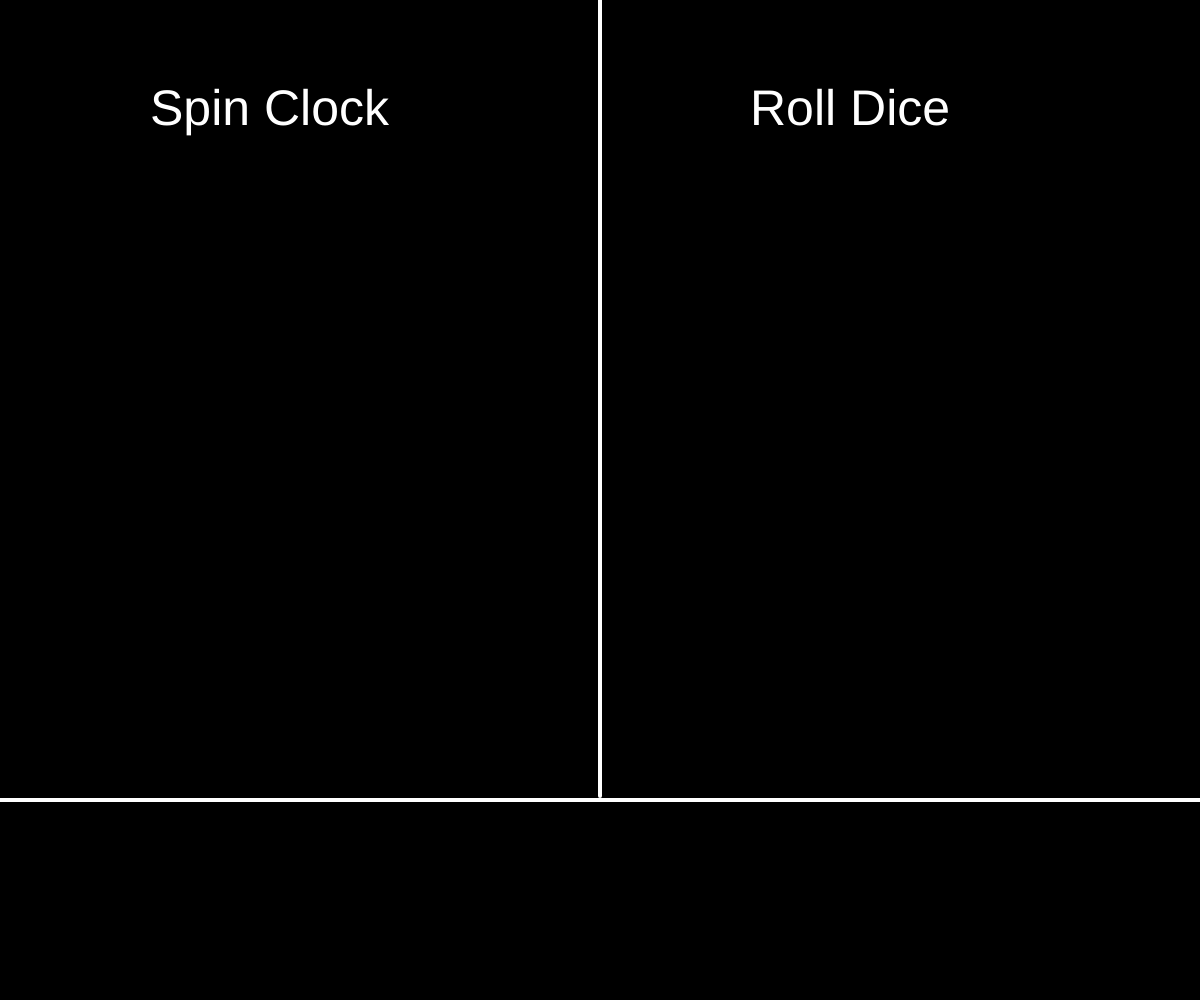
Frame 1 (no input)
Frame 60 (no input): identical to frame 1, image omitted
Frame 120 (the mouse pressed at the canvas centre since frame 60): identical to frame 1, image omitted

The p5.js sketch that drew this single still picture (run headless with seeded random() and noise() and a simulated clock; from frame 60 on, the mouse is pressed at the canvas centre):

// p5.js sketch
// ── sketch.js
var vLine=["Vecna strikes", "Vecna attacks", "Upside-down consumes", "Vecna takes", "Upside-down takes", "Vecna sinks", "Vecna kablooied", "The Upside-down engulfs","The Upside-down consumes","The Upside-down strikes"]
var places=["Wheeler House", "Henderson House", "Trailer Park", "Hawkins High","Video Store","Byers' House", "Lenora Hills High", "Rink-O-Mania", "Surfer Boy Pizza", "Police Station", "County Lane Cafe", "Pennhurst Assylum", "Suzie's House", "Silo Lab", "Yuri's Fish N Fly", "Kamchatka Church", "Russian Prison", "Counselor Kelly's House", "Hawkin's Cemetery", "Lovers' Lake","Hawkins Lab","Creel House"]
var vplace
let cvline
var lc1=255
var lc2=255
var lc3=255
let d61
let d62
//double count
let dc=0
//scroll x
let sx
let dtext
let vtext
function setup() {
  
  createCanvas(windowWidth, windowHeight);
  background(0)
}




function keyPressed(){
 sx=0
  
  if(key==='f'){
    dtext=0 
    
    strokeWeight(4)
    stroke(179, 18, 18)
    fill(0)
    rect(2,windowHeight/5*4,windowWidth-4,windowHeight-4)
    fill(255)
    textSize(windowHeight/25)
    noStroke()
    cvline=random(0,vLine.length)
    vplace=floor(random(1,22))
  vtext=1
    lc1=179
    lc2=18
    lc3=18
    
  }
if(key==='j'){
    vtext=0
    background(0)
    strokeWeight(4)
    stroke(45, 65, 240)
    fill(0)
    rect(2,windowHeight/5*4,windowWidth-4,windowHeight-4)
    fill(255)
    dtext=1
    d61=floor(random(1,6))
    d62 = floor(random(1,6))
    lc1=45
    lc2=65
    lc3=240
    
  }
}

function mouseClicked(){
  sx=0
  if(mouseX<windowWidth/2){
    dtext=0 
    strokeWeight(4)
    stroke(179, 18, 18)
    fill(0)
    rect(2,windowHeight/5*4,windowWidth-4,windowHeight-4)
    fill(255)
    textSize(windowHeight/25)
    noStroke()
    cvline=random(0,vLine.length)
    vplace=floor(random(1,22))
  vtext=1
    lc1=179
    lc2=18
    lc3=18
  }
    if(mouseX>windowWidth/2){
     vtext=0
    background(0)
    strokeWeight(4)
    stroke(45, 65, 240)
    fill(0)
    rect(2,windowHeight/5*4,windowWidth-4,windowHeight-4)
    fill(255)
    d61=floor(random(1,6))
    d62 = floor(random(1,6))
    dtext=1
    if(rd===1){
      dc=dc+1
    }
    lc1=45
    lc2=65
    lc3=240
    
  }
}
function draw() {
  background(0)
  noStroke()
  fill(255)
  textSize(windowHeight/20)
  text("Spin Clock",windowWidth/8,windowHeight/8)
  text("Roll Dice", windowWidth/8*5, windowHeight/8)
  noFill()
  strokeWeight(4)
  stroke(255)
  line(windowWidth/2,0,windowWidth/2,windowHeight/5*4-4)
  stroke(lc1,lc2,lc3)
  line(0,windowHeight/5*4,windowWidth,windowHeight/5*4)
  
  if(mouseIsPressed){
  mouseClicked()
}
  noStroke()
  fill(0)
  rect(sx+4,windowHeight/5*4+4,windowWidth-4)
if(vtext===1){
    
    strokeWeight(4)
    stroke(179, 18, 18)
    fill(0)
    rect(2,windowHeight/5*4,windowWidth-4,windowHeight-4)
    fill(255)
    textSize(windowHeight/25)
    noStroke()

    text(vLine[floor(cvline)]+" "+vplace+", "+places[vplace-1]+"!",5,windowHeight/5*4+5,windowWidth-5,windowHeight)
}
if(dtext===1){
  strokeWeight(4)
    stroke(45, 65, 240)
    fill(0)
    rect(2,windowHeight/5*4,windowWidth-4,windowHeight-4)
    fill(255)
  fill(255)
  noStroke()
  textSize(windowHeight/25)
      if(d61!==d62){
    text("You roll "+d61+" and "+d62+"! Move "+ (d61+d62)+" spaces!",5,windowHeight/5*4+5,windowWidth-5,windowHeight)
        dc=0
        rd=0
      }else{
        if(dc===3){
          text("Uh-oh!You roll a "+d61+" and a "+d62+"! Go to jail. Do not pass go. Do not collect $200.",5,windowHeight/5*4+5,windowWidth-5,windowHeight)
          rd=0
          dc=0
        }else{
        text("You roll "+d61+" and "+d62+". Doubles! Move "+ (d61+d62)+" spaces!",5,windowHeight/5*4+5,windowWidth-5,windowHeight)
        rd=1
        }
        }
}
  
  if(sx<windowWidth-12){
  sx=sx+windowWidth/200;
}
  fill(0)
  rect(sx+4,windowHeight/5*4+2,windowWidth-(sx+8),windowHeight/5)
}
